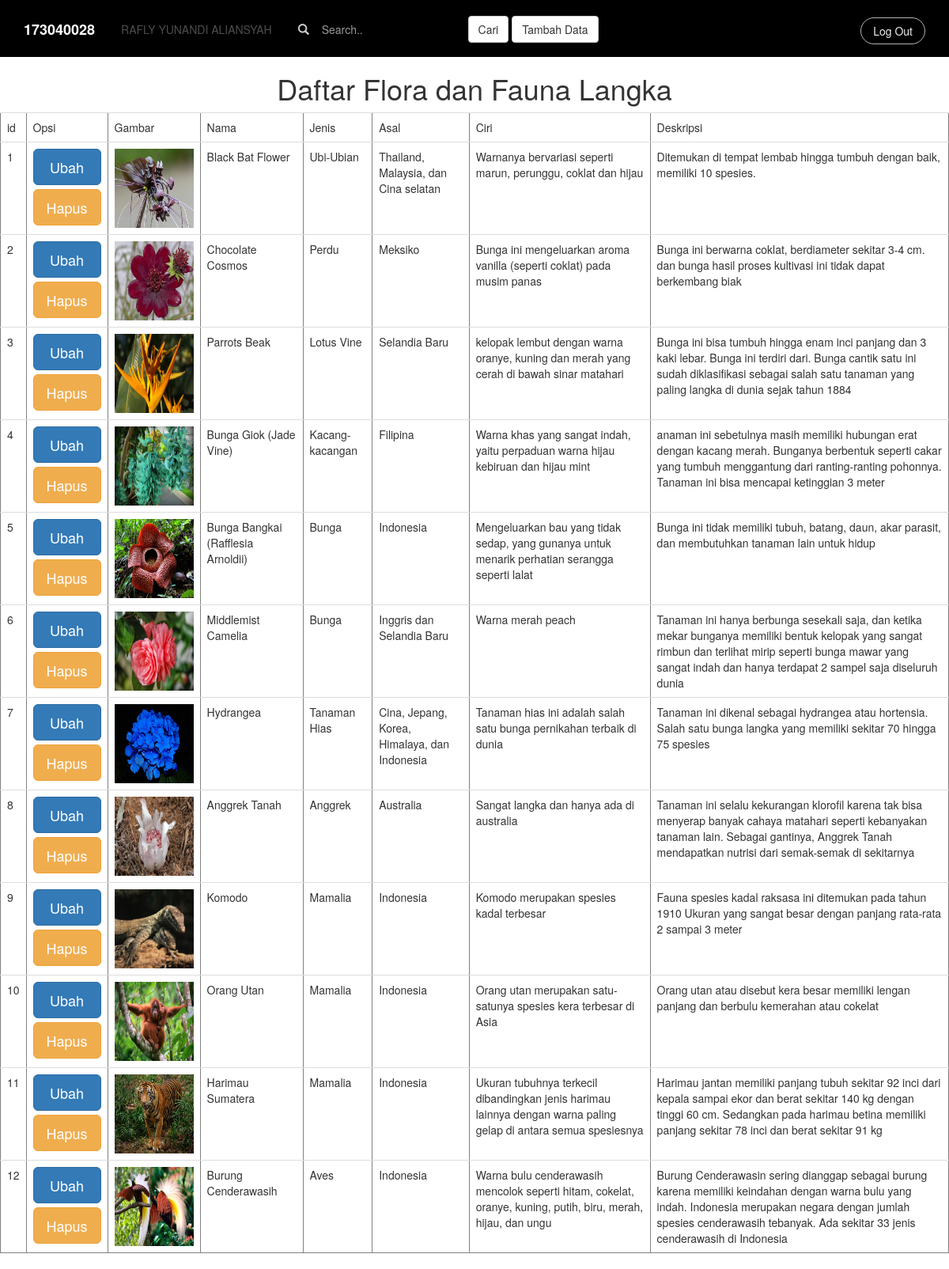
Page /tugas3/admin/index.php on the committed database.
### tables this page shows
CREATE TABLE `flora_dan_fauna_langka` (
  `id` int(11) NOT NULL,
  `Nama` char(55) NOT NULL,
  `Jenis` char(55) NOT NULL,
  `Asal` char(55) NOT NULL,
  `Ciri` char(125) NOT NULL,
  `Des` char(255) NOT NULL,
  `Gambar` char(55) NOT NULL
);

### tugas3/helper/functions.php (called while the page is built, shortened)
<?php
function koneksi(){
$conn = mysqli_connect("localhost", "root", "") or die ("Koneksi ke DB gagal");
mysqli_select_db($conn, "pw_173040028") or die("Database salah");
	return $conn;
}
function query($sql){
	$conn = koneksi();
	$results = mysqli_query($conn, "$sql");
	$rows = [];
	while ($row = mysqli_fetch_assoc($results)) {
		$rows[] = $row;
	};
	return $rows ;
}
?>

### tugas3/admin/index.php (the view, shortened to what this page needs)
<?php
require '../helper/functions.php';
	$Flora = query("SELECT * FROM Flora_dan_Fauna_Langka");
    if (isset($_GET['cari'])) {
    $keyword = $_GET['s'];
    $Flora = query("SELECT * FROM Flora_dan_Fauna_Langka WHERE
        Nama LIKE '%$keyword%' OR
        Jenis LIKE '%$keyword%' OR
        Asal LIKE '%$keyword%' OR
        Ciri LIKE '%$keyword%' OR
        Des LIKE '%$keyword%' OR
        Gambar LIKE '%$keyword%' " );
} else {
    $Flora = query("SELECT * FROM Flora_dan_Fauna_Langka");
}
 ?>
<!DOCTYPE html>
<html lang="en">
<head>
    <link rel="stylesheet" href="http://maxcdn.bootstrapcdn.com/bootstrap/3.3.7/css/bootstrap.min.css">
	<link rel="stylesheet" href="../assets/css/navbar.css">
</head>
<body>
	<div class="header-blue">
            <nav class="navbar navbar-default navigation-clean-search">
                <div class="container">
                    <div class="navbar-header"><a class="navbar-brand navbar-link" href="../index.php">173040028</a>
                    </div>
                    <div class="collapse navbar-collapse" id="navcol-1">
                        <ul class="nav navbar-nav">
                            <li class="active" role="presentation"><a href="#">RAFLY YUNANDI ALIANSYAH</a></li>
                        </ul>
                        <form class="navbar-form navbar-left" action="" method="GET">
                            <div class="form-group">
                                <label class="control-label" for="search-field"><i class="glyphicon glyphicon-search"></i></label>
                                <input class="form-control search-field" type="text" name="s" id="s" class="Search" placeholder="Search.." autofocus autocomplete="off">
                                <button class="btn btn-default" type="submit" name="cari" id="cari">Cari</button>
                                <a href="tambah.php" class="btn btn-default">Tambah Data</a>
                            </div>
                        </form>
                        <p class="navbar-text navbar-right"> <a class="btn btn-default action-button" role="button" href="../index.php">Log Out</a></p>
                    </div>
                </div>
            </nav>
	<div class="ui header" align="center">
	<h1>Daftar Flora dan Fauna Langka</h1>
	</div>
	<table class="table" border="1">
		<tr>
			<td>id</td>
			<td>Opsi</td>
			<td>Gambar</td>
			<td>Nama</td>
			<td>Jenis</td>
			<td>Asal</td>
			<td>Ciri</td>
			<td>Deskripsi</td>
		</tr>
<?php if(empty($Flora)) : ?>
	<h1 align="center">DATA TIDAK DITEMUKAN</h1>
<?php else : ?>
<?php $i = 1; ?>
<?php foreach ($Flora as $key) : ?>
	<tr>
		<td><?= $i ?></td>
		<td>
			<a class="btn btn-lg btn-primary btn-block" href="ubah.php?id=<?=$key['id']?>"
             			>Ubah</a>
			<a class="btn btn-lg btn-warning btn-block" href="hapus.php?id=<?= $key['id'];?>" onclick="return confirm('Anda Yakin Ingin Mengapus Data ini?')">Hapus</a>
		</td>
		<td><img src="../assets/images/<?= $key["Gambar"]; ?>"></td>
		<td><?= $key['Nama']; ?> </td>
		<td><?= $key['Jenis']; ?></td>
		<td><?= $key['Asal']; ?></td>
		<td><?= $key['Ciri']; ?></td>
		<td><?= $key['Des']; ?></td>
	</tr>
<?php $i++; ?>
<?php endforeach ?>
<?php endif ?>
	</table>
	</div>
</body>
</html>

### tugas3/assets/css/navbar.css (style rules this page uses)
img { width: 300px; height: 200px; }
.header-blue .navbar { background-color :black; padding-top:12px; padding-bottom:10px; color:#fff; border-radius:0; box-shadow:none; border:none; }
.header-blue .navbar .navbar-brand { font-weight:bold; color:inherit; }
.header-blue .navbar .navbar-collapse p { margin-top:10px; margin-bottom:0; }
.header-blue .navbar .navbar-collapse, .header-blue .navbar .navbar-form { border-color:rgba(255,255,255,0.3); }
.header-blue .navbar .navbar-nav > .active > a, .header-blue .navbar .navbar-nav > .open > a { background:none; box-shadow:none; }
.header-blue .navbar.navbar-default .navbar-nav > .active > a, .header-blue .navbar.navbar-default .navbar-nav > .active > a:focus, .header-blue .navbar.navbar-default .navbar-nav > .active > a:hover { color:rgba(255,255,255,0.3); box-shadow:none; background:none; pointer-events:none; }
.header-blue .navbar.navbar .navbar-nav > li > a { padding-left:18px; padding-right:18px; }
.header-blue .navbar.navbar-default .navbar-nav > li > a { color:#d9d9d9; }
.header-blue .action-button, .header-blue .action-button:active { border:1px solid rgba(255,255,255,0.7); border-radius:20px; color:#ebeff1; box-shadow:none; text-shadow:none; padding:6px 15px; background:transparent; transition:background-color 0.25s; outline:none; }
.header-blue .navbar .navbar-form label { color:#ccc; }
.header-blue .navbar .navbar-form .search-field { background:none; border:none; border-bottom:1px solid transparent; border-radius:0; color:#ccc; box-shadow:none; color:inherit; transition:border-bottom-color 0.3s; }

### tugas3/admin/index.php (style rules this page uses)
img { height: 100px; width: 100px; }

### rows in the picture
flora_dan_fauna_langka: Gambar (picture), Nama "Black Bat Flower", Jenis "Ubi-Ubian", Asal "Thailand, Malaysia, dan Cina selatan", Ciri "Warnanya bervariasi seperti marun, perunggu, coklat dan hijau", Des "Ditemukan di tempat lembab hingga tumbuh dengan baik, memiliki 10 spesies."
flora_dan_fauna_langka: Gambar (picture), Nama "Chocolate Cosmos", Jenis "Perdu", Asal "Meksiko", Ciri "Bunga ini mengeluarkan aroma vanilla (seperti coklat) pada musim panas", Des "Bunga ini berwarna coklat, berdiameter sekitar 3-4 cm. dan bunga hasil proses kultivasi ini tidak dapat berkembang biak"
flora_dan_fauna_langka: Gambar (picture), Nama "Parrots Beak", Jenis "Lotus Vine", Asal "Selandia Baru", Ciri "kelopak lembut dengan warna oranye, kuning dan merah yang cerah di bawah sinar matahari", Des "Bunga ini bisa tumbuh hingga enam inci panjang dan 3 kaki lebar. Bunga ini terdiri dari. Bunga cantik satu ini sudah diklasifikasi sebagai salah satu tanaman yang paling langka di dunia sejak tahun 1884"
flora_dan_fauna_langka: Gambar (picture), Nama "Bunga Giok (Jade Vine)", Jenis "Kacang-kacangan", Asal "Filipina", Ciri "Warna khas yang sangat indah, yaitu perpaduan warna hijau kebiruan dan hijau mint", Des "anaman ini sebetulnya masih memiliki hubungan erat dengan kacang merah. Bunganya berbentuk seperti cakar yang tumbuh menggantung dari ranting-ranting pohonnya. Tanaman ini bisa mencapai ketinggian 3 meter"
flora_dan_fauna_langka: Gambar (picture), Nama "Bunga Bangkai (Rafflesia Arnoldii)", Jenis "Bunga", Asal "Indonesia", Ciri "Mengeluarkan bau yang tidak sedap, yang gunanya untuk menarik perhatian serangga seperti lalat", Des "Bunga ini tidak memiliki tubuh, batang, daun, akar parasit, dan membutuhkan tanaman lain untuk hidup"
flora_dan_fauna_langka: Gambar (picture), Nama "Middlemist Camelia", Jenis "Bunga", Asal "Inggris dan Selandia Baru", Ciri "Warna merah peach", Des "Tanaman ini hanya berbunga sesekali saja, dan ketika mekar bunganya memiliki bentuk kelopak yang sangat rimbun dan terlihat mirip seperti bunga mawar yang sangat indah dan hanya terdapat 2 sampel saja diseluruh dunia"
flora_dan_fauna_langka: Gambar (picture), Nama "Hydrangea", Jenis "Tanaman Hias", Asal "Cina, Jepang, Korea, Himalaya, dan Indonesia", Ciri "Tanaman hias ini adalah salah satu bunga pernikahan terbaik di dunia", Des "Tanaman ini dikenal sebagai hydrangea atau hortensia. Salah satu bunga langka yang memiliki sekitar 70 hingga 75 spesies"
flora_dan_fauna_langka: Gambar (picture), Nama "Anggrek Tanah", Jenis "Anggrek", Asal "Australia", Ciri "Sangat langka dan hanya ada di australia", Des "Tanaman ini selalu kekurangan klorofil karena tak bisa menyerap banyak cahaya matahari seperti kebanyakan tanaman lain. Sebagai gantinya, Anggrek Tanah mendapatkan nutrisi dari semak-semak di sekitarnya"
flora_dan_fauna_langka: Gambar (picture), Nama "Komodo", Jenis "Mamalia", Asal "Indonesia", Ciri "Komodo merupakan spesies kadal terbesar", Des "Fauna spesies kadal raksasa ini ditemukan pada tahun 1910 Ukuran yang sangat besar dengan panjang rata-rata 2 sampai 3 meter"
flora_dan_fauna_langka: Gambar (picture), Nama "Orang Utan", Jenis "Mamalia", Asal "Indonesia", Ciri "Orang utan merupakan satu-satunya spesies kera terbesar di Asia", Des "Orang utan atau disebut kera besar memiliki lengan panjang dan berbulu kemerahan atau cokelat"
flora_dan_fauna_langka: Gambar (picture), Nama "Harimau Sumatera", Jenis "Mamalia", Asal "Indonesia", Ciri "Ukuran tubuhnya terkecil dibandingkan jenis harimau lainnya dengan warna paling gelap di antara semua spesiesnya", Des "Harimau jantan memiliki panjang tubuh sekitar 92 inci dari kepala sampai ekor dan berat sekitar 140 kg dengan tinggi 60 cm. Sedangkan pada harimau betina memiliki panjang sekitar 78 inci dan berat sekitar 91 kg"
flora_dan_fauna_langka: Gambar (picture), Nama "Burung Cenderawasih", Jenis "Aves", Asal "Indonesia", Ciri "Warna bulu cenderawasih mencolok seperti hitam, cokelat, oranye, kuning, putih, biru, merah, hijau, dan ungu", Des "Burung Cenderawasin sering dianggap sebagai burung karena memiliki keindahan dengan warna bulu yang indah. Indonesia merupakan negara dengan jumlah spesies cenderawasih tebanyak. Ada sekitar 33 jenis cenderawasih di Indonesia"
